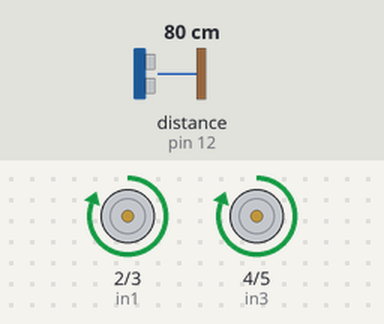
A sketch run on a simulated Arduino Uno, built with avr-gcc and run on an emulated ATmega328P. Parts: motor-driver pin pairs drawn as motors (green arrow = first pin HIGH = forward, orange = second pin HIGH = backward, longer = more drive). Wiring (inferred from the names in the program): ultrasonic range finder: trigger pin 13; echo pin 12. The test bench sets the inputs (shaded band); at power-on: distance to the obstacle (sensor on pin 12) 80 cm. The echo pulse lasts 58.3 µs per cm.

Above: at 1.2 s.
1.3 s: distance to the obstacle (sensor on pin 12) set to 23 cm
2.8 s: distance to the obstacle (sensor on pin 12) set to 18 cm
At 3.3 s:
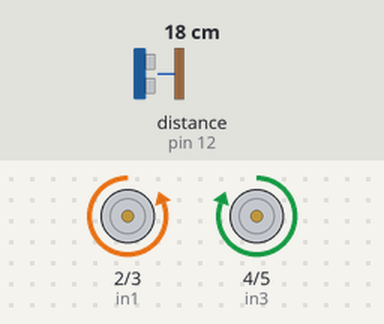
4.3 s: distance to the obstacle (sensor on pin 12) set to 35 cm
At 5.5 s:
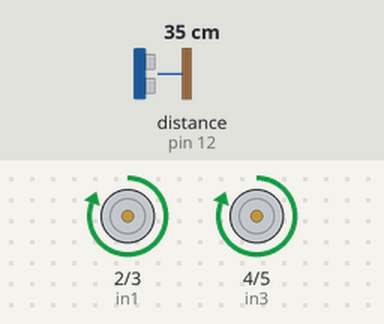
5.8 s: distance to the obstacle (sensor on pin 12) set to 2 cm
At 6.7 s:
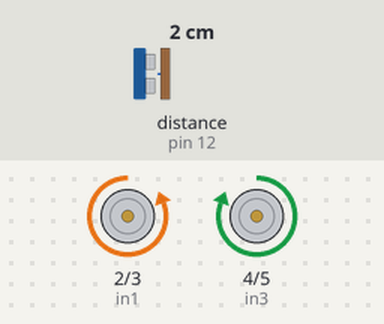
Timing chart, 0 to 8.3 s (numbered marks = the images above; inputs shaded):
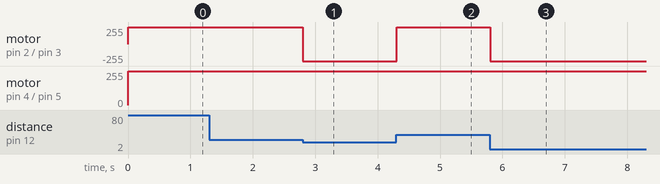

The sketch:

sketch_oct25b.ino
```cpp
const int trigPin = 13;
const int echoPin = 12;
const int in1 = 2;
const int in2 = 3;
const int in3 = 4;
const int in4 = 5;

void setup()
{
  pinMode(trigPin, OUTPUT);
  pinMode(echoPin, INPUT);
  pinMode (in1, OUTPUT);
  pinMode (in2, OUTPUT);
  pinMode (in3, OUTPUT);
  pinMode (in4, OUTPUT);
 }
long duration, distance;

void loop()
{
  digitalWrite(trigPin, LOW);
  delayMicroseconds(2);
  digitalWrite(trigPin, HIGH);
  delayMicroseconds(10);
  digitalWrite(trigPin, LOW);
  duration = pulseIn(echoPin, HIGH);
  distance = duration/58;
  if(distance<20)
    {
      digitalWrite(in1, LOW);
      digitalWrite(in2, HIGH);
      digitalWrite(in3, HIGH);
      digitalWrite(in4, LOW);
      }
  else
    {
      digitalWrite(in1, HIGH);
      digitalWrite(in2, LOW);
      digitalWrite(in3, HIGH);
      digitalWrite(in4, LOW);
      }
  delayMicroseconds(50);
}
```

Measured:
- the behaviour switches between 21 and 20 cm on distance to the obstacle (sensor on pin 12) (found by bisection; images 0 and 1)
- after the input at 1.3 s, every drawn part: stays the same
- after the input at 2.8 s, motor on pin 2 (in1) / pin 3 (in2): forward 255/255 → backward 255/255 at once
- after the input at 4.3 s, motor on pin 2 (in1) / pin 3 (in2): backward 255/255 → forward 255/255 at once
- after the input at 5.8 s, motor on pin 2 (in1) / pin 3 (in2): forward 255/255 → backward 255/255 at once
